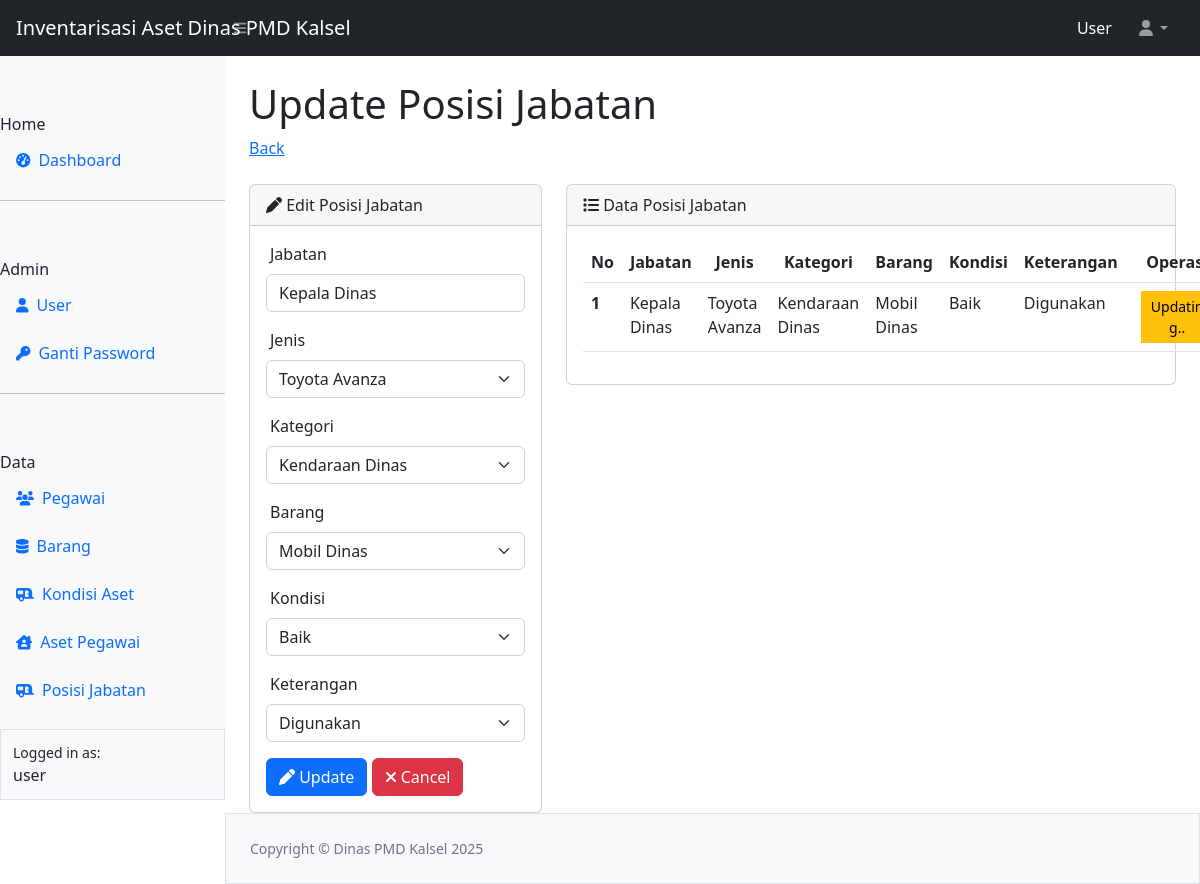
Screenshot of /jabatan/editjabatan.php?id=1 (signed in) with the database file from the repository.
### tables this page shows
CREATE TABLE `tbl_jabatann` (
  `id` int(11) NOT NULL,
  `jabatan` varchar(128) NOT NULL,
  `jenis` varchar(50) NOT NULL,
  `kategori` varchar(100) NOT NULL,
  `barang` varchar(128) NOT NULL,
  `kondisi` varchar(100) NOT NULL,
  `keterangan` varchar(128) NOT NULL
);

### jabatan/editjabatan.php (the view, shortened to what this page needs)
<?php
require_once "../config.php";
require_once "../template/header.php";
require_once "../template/navbar.php";
require_once "../template/sidebar.php";
$id = $_GET['id'];
$queryJabatan = mysqli_query($koneksi, "SELECT * FROM tbl_jabatann WHERE id= $id");
$data = mysqli_fetch_array($queryJabatan);
?>
<div id="layoutSidenav_content">
                <main>
                    <div class="container-fluid px-4">
                        <h1 class="mt-4">Update Posisi Jabatan</h1>
                        <ol class="breadcrumb mb-4">
                            <li class="breadcrumb-item"><a href="../jabatan/jabatan.php">Back</a></li>
                        </ol>
                        <div class="row">
                          <div class="col-4">
                          <div class="card">
                    <div class="card-header">
                    <i class="fa-solid fa-pen"></i> Edit Posisi Jabatan
                    </div>
                    <div class="card-body">
                      <form action="prosesjabatan.php" method="POST">
                      <div class="mb-3">
                        <label for="jabatan" class="form-label ps-1">Jabatan</label>
                        <input type="text" class="form-control" id="jabatan" name="jabatan" placeholder="nama jabatan" value="<?= $data['jabatan'] ?>" required>
                      </div>
                      <div class="mb-3">
                        <label for="jenis" class="form-label ps-1">Jenis</label>
                        <select name="jenis" id="jenis" class="form-select" required>
                          <?php
                          $queryJenis = mysqli_query($koneksi, "SELECT * FROM Tbl_kondisiii");
                          while ($dataJenis = mysqli_fetch_array($queryJenis)) {
                            if($data['jenis'] == $dataJenis['jenis']) {
                            ?>
                            <option value="<?= $dataJenis['jenis'] ?>" selected><?= $dataJenis['jenis'] ?></option>
                            <?php } else { ?>
                            <option value="<?= $dataJenis['jenis'] ?>"><?= $dataJenis['jenis'] ?></option>
                            <?php
                            }
                          }
                          ?>
                        </select>
                      </div>
                      <div class="mb-3">
                        <label for="kategori" class="form-label ps-1">Kategori</label>
                        <select name="kategori" id="kategori" class="form-select" required>
                          <?php
                          $queryKategori = mysqli_query($koneksi, "SELECT * FROM Tbl_barangg");
                          while ($dataKategori = mysqli_fetch_array($queryKategori)) {
                            if($data['kategori'] == $dataKategori['kategori']) {
                            ?>
                            <option value="<?= $dataKategori['kategori'] ?>" selected><?= $dataKategori['kategori'] ?></option>
                            <?php } else { ?>
                            <option value="<?= $dataKategori['kategori'] ?>"><?= $dataKategori['kategori'] ?></option>
                            <?php
                            }
                          }
                          ?>
                        </select>
                      </div>
                      <div class="mb-3">
                        <label for="barang" class="form-label ps-1">Barang</label>
                        <select name="barang" id="barang" class="form-select" required>
                          <?php
                          $queryBarang = mysqli_query($koneksi, "SELECT * FROM Tbl_barangg");
                          while ($dataBarang = mysqli_fetch_array($queryBarang)) {
                            if($data['barang'] == $dataBarang['barang']) {
                            ?>
                            <option value="<?= $dataBarang['barang'] ?>" selected><?= $dataBarang['barang'] ?></option>
                            <?php } else { ?>
                            <option value="<?= $dataBarang['barang'] ?>"><?= $dataBarang['barang'] ?></option>
                            <?php
                            }
                          }
                          ?>
                        </select>
                      </div>
                      <div class="mb-3">
                        <label for="kondisi" class="form-label ps-1">Kondisi</label>
                        <select name="kondisi" id="kondisi" class="form-select" required>
                          <?php
                          $queryKondisi = mysqli_query($koneksi, "SELECT * FROM Tbl_kondisiii");
                          while ($dataKondisi = mysqli_fetch_array($queryKondisi)) {
                            if($data['kondisi'] == $dataKondisi['kondisi']) {
                            ?>
                            <option value="<?= $dataKondisi['kondisi'] ?>" selected><?= $dataKondisi['kondisi'] ?></option>
                            <?php } else { ?>
                            <option value="<?= $dataKondisi['kondisi'] ?>"><?= $dataKondisi['kondisi'] ?></option>
                            <?php
                            }
                          }
                          ?>
                        </select>
                        </div>
                      <div class="mb-3">
                        <label for="keterangan" class="form-label ps-1">Keterangan</label>
                        <select name="keterangan" id="keterangan" class="form-select" required>
                          <?php
                          $keterangan = ["Digunakan", "Tidak  Digunakan", "Diperbaiki"];
                          foreach ($keterangan as $ktr) {
                            if ($data['keterangan'] == $ktr) { ?>
                              <option value="<?= $ktr ?>" selected><?= $ktr ?></option>
                              <?php } else { ?>
                                <option value="<?= $ktr ?>"><?= $ktr ?></option>
                              <?php
                            }
                          }
                          ?>
                        </select>
                      </div>
                      <button type="submit" class="btn btn-primary" name="update"><i class="fa-solid fa-pen"></i> Update</button>
                      <a href="jabatan/jabatan.php" class="btn btn-danger"><i class="fa-solid fa-xmark"></i> Cancel</a>
                      </form>
                    </div>
                    </div>
                          </div>
                          <div class="col-8">
                            <div class="card">
                            <div class="card-header">
                            <i class="fa-solid fa-list"></i> Data Posisi Jabatan
                            </div>
                            <div class="card-body">
                            <table class="table table-hover">
  <thead>
    <tr>
      <th scope="col">No</th>
      <th scope="col"><center>Jabatan</center></th>
      <th scope="col"><center>Jenis</center></th>
      <th scope="col"><center>Kategori</center></th>
      <th scope="col"><center>Barang</center></th>
      <th scope="col"><center>Kondisi</center></th>
      <th scope="col"><center>Keterangan</center></th>
      <th scope="col"><center>Operasi</center></th>
    </tr>
  </thead>
  <tbody>
    <?php
    $no = 1;
     ?>
    <tr>
      <th scope="row"><?= $no ?></th>
      <td><?= $data['jabatan'] ?></td>
      <td><?= $data['jenis'] ?></td>
      <td><?= $data['kategori'] ?></td>
      <td><?= $data['barang'] ?></td>
      <td><?= $data['kondisi'] ?></td>
      <td><?= $data['keterangan'] ?></td>
      <td align="center">
        <button type="button" class="btn btn-sm btn-warning rounded-0 col-10">Updating..</button>
      </td>
    </tr>
  </tbody>
</table>
                            </div>
                            </div>
                          </div>
                        </div>
                    </div>
                </main>
<?php
require_once "../template/footer.php";
?>

### rows the page displays
tbl_jabatann: jabatan "Kepala Dinas", keterangan "Digunakan", jenis "Toyota Avanza", kategori "Kendaraan Dinas", barang "Mobil Dinas", kondisi "Baik"

### other values shown
$_SESSION["ssUser"] "User"
$_SESSION["ssUser"] "user"
$no "1"
form field jenis "Toyota Avanza"
form field kategori "Kendaraan Dinas"
form field barang "Mobil Dinas"
form field kondisi "Baik"
